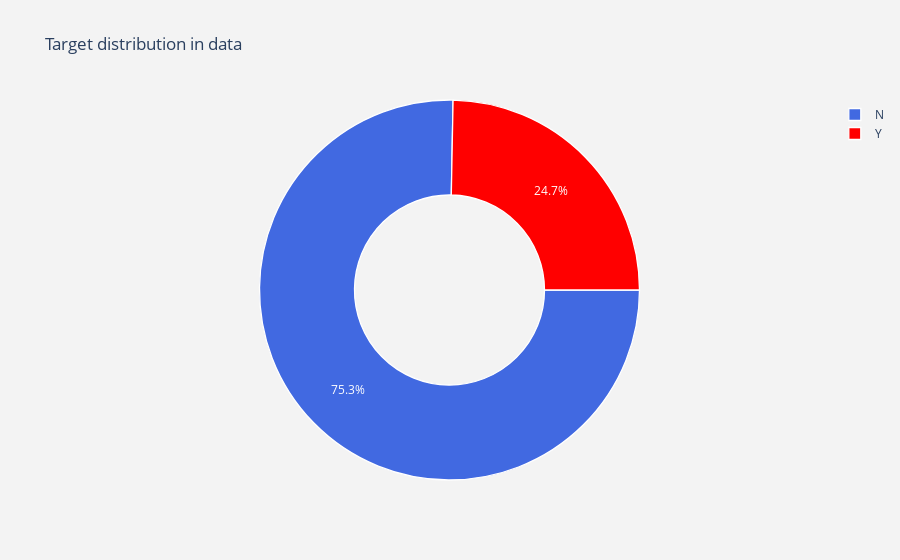

Notebook cell for this chart:
### Markdown cell above
# What percentage of the data is fraud reported or not?

### Code cell
#labels
lab = df["fraud_reported"].value_counts().keys().tolist()
#values
val = df["fraud_reported"].value_counts().values.tolist()

trace = go.Pie(labels = lab ,
               values = val ,
               marker = dict(colors =  [ 'royalblue' ,'red'],
                             line = dict(color = "white",
                                         width =  1.3)
                            ),
               rotation = 90,
               hoverinfo = "label+value+text",
               hole = .5
              )
layout = go.Layout(dict(title = "Target distribution in data",
                        plot_bgcolor  = "rgb(243,243,243)",
                        paper_bgcolor = "rgb(243,243,243)",
                       )
                  )

data = [trace]
fig = go.Figure(data = data,layout = layout)
py.iplot(fig)

### Figure 1 — Plotly figure (JSON) as saved in the notebook; plotly's stock layout.template omitted (floating-point values rounded to 4 significant figures)
{"data": [{"hole": 0.5, "hoverinfo": "label+value+text", "labels": ["N", "Y"], "marker": {"colors": ["royalblue", "red"], "line": {"color": "white", "width": 1.3}}, "rotation": 90, "type": "pie", "values": [753, 247]}], "layout": {"paper_bgcolor": "rgb(243,243,243)", "plot_bgcolor": "rgb(243,243,243)", "title": {"text": "Target distribution in data"}}}
